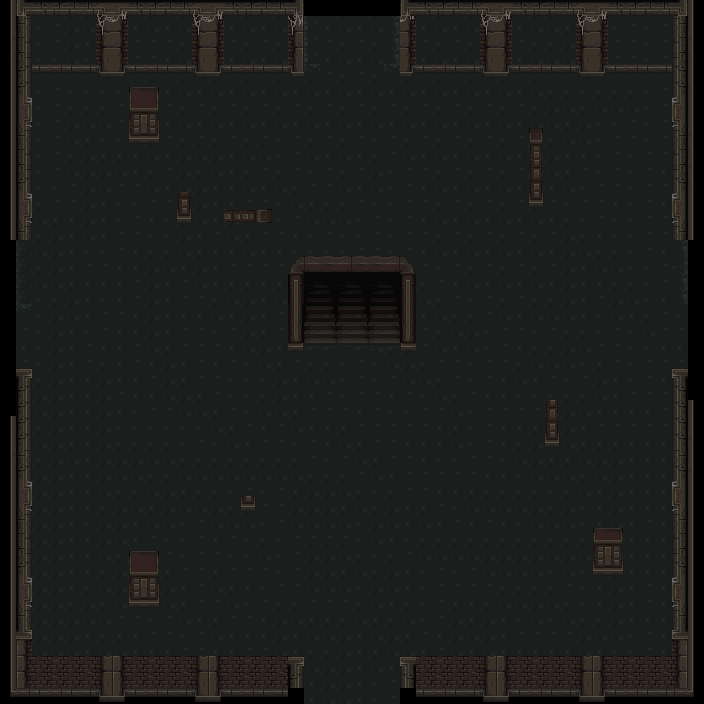

This game map was drawn from its Tiled (.tmx) file and the tilesets committed beside it. A one-line description and the trimmed map source follow:
An orthogonal 44x44 tile map with 16x16 px tiles, 4 tile layers (флажки, пол, стены, проходящие_стены).

<map version="1.9" tiledversion="1.9.2" orientation="orthogonal" renderorder="right-down" width="44" height="44" tilewidth="16" tileheight="16" infinite="0" nextlayerid="5" nextobjectid="1">
 <tileset firstgid="1" source="mainlevbuild.tsx" />
 <layer id="4" name="флажки" width="44" height="44">
  <data>[1936 cells, 6 non-empty, 4 distinct tile ids]</data>
 </layer>
 <layer id="2" name="пол" width="44" height="44">
  <data>[1936 cells, 1790 non-empty, 18 distinct tile ids]</data>
 </layer>
 <layer id="1" name="стены" width="44" height="44">
  <data>[1936 cells, 326 non-empty, 92 distinct tile ids]</data>
 </layer>
 <layer id="3" name="проходящие_стены" width="44" height="44">
  <data>[1936 cells, 95 non-empty, 28 distinct tile ids]</data>
 </layer>
</map>
